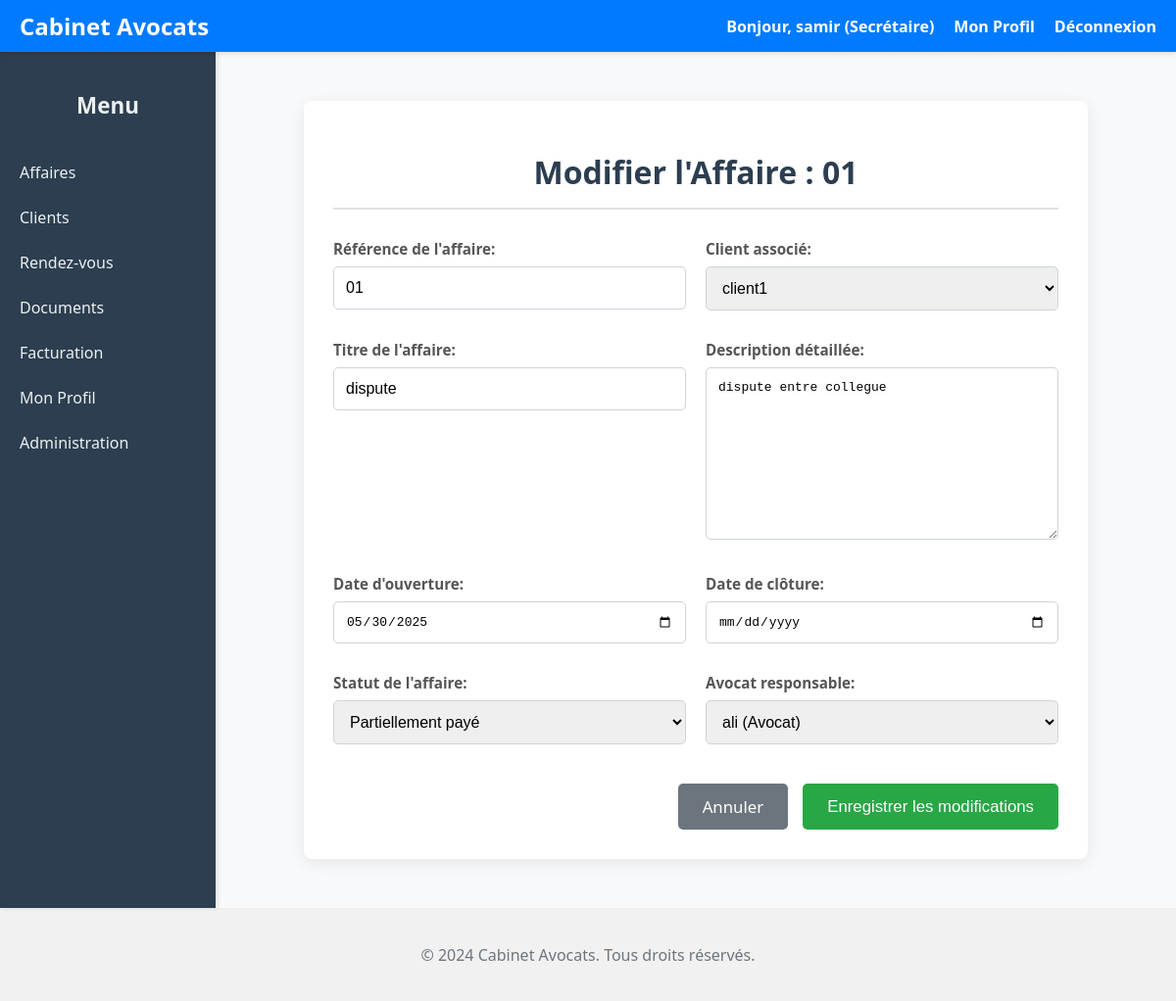
Page /clients/1/dossiers/1/modifier/ (signed in) on the committed database.
### utilisateurs/models.py (models this page shows, shortened)
class Utilisateur(AbstractUser):
    ROLE_CHOICES = [
        ("AVOCAT", "Avocat"),
        ("SECRETAIRE", "Secrétaire")
    ]
    adresse = models.TextField()
    telephone = models.CharField(max_length=12, null=True, blank=True)
    role = models.CharField( max_length=20, choices=ROLE_CHOICES, default="SECRETAIRE", # Rôle par défaut si non spécifié
        verbose_name="Rôle",
        help_text="Le rôle de l'utilisateur au sein du cabinet (Avocat ou Secrétaire)."
    )
    groups = models.ManyToManyField( Group, verbose_name='groupes', blank=True, help_text='Les groupes auxquels cet utilisateur appartient. Un utilisateur '
                  'obtiendra toutes les permissions accordées à chacun de ses groupes.',
        related_name="utilisateur_set",  # Nom unique pour éviter les conflits
        related_query_name="utilisateur",
    )
    user_permissions = models.ManyToManyField( Permission, verbose_name='permissions utilisateur', blank=True, help_text='Permissions spécifiques pour cet utilisateur.',
        related_name="utilisateur_set",  # Nom unique pour éviter les conflits
        related_query_name="utilisateur",
    )
    class Meta:
        verbose_name = "Utilisateur"
        verbose_name_plural = "Utilisateurs"
        ordering = ['username'] # Tri par nom d'utilisateur par défaut
    def __str__(self):
        if self.first_name and self.last_name:
            return f"{self.first_name} {self.last_name} ({self.get_role_display()})"
        return f"{self.username} ({self.get_role_display()})"

### affaire/models.py (models this page shows, shortened)
class Affaire(models.Model):
    STATUT_CHOICES = [
        ('EN_ATTENTE', 'En attente'),
        ('PAYE', 'Payé'),
        ('PARTIELLEMENT_PAYE', 'Partiellement payé'),
        ('ANNULE', 'Annulé'),
        ('CLOTURE', 'Clôturé'),
    ]
    client = models.ForeignKey( Client, on_delete=models.CASCADE, verbose_name="Client associé", related_name="affaires")
    reference = models.CharField( max_length=50, unique=True, verbose_name="Référence de l'affaire")
    date_ouverture = models.DateField( verbose_name="Date d'ouverture", null=True, blank=True)
    statut = models.CharField( max_length=20, choices=STATUT_CHOICES, verbose_name="Statut de l'affaire", default='EN_ATTENTE')
    description = models.TextField( verbose_name="Description détaillée", blank=True )
    avocat_responsable = models.ForeignKey(
        Utilisateur,  # Utilisation de votre modèle personnalisé
        on_delete=models.SET_NULL,
        null=True,
        blank=True,
        verbose_name="Avocat responsable",
        related_name="affaires_en_charge",
        limit_choices_to={'role': 'AVOCAT'}  # Restreint le choix aux utilisateurs avec rôle AVOCAT
    )
    titre = models.CharField( max_length=200, verbose_name="Titre de l'affaire" )
    date_cloture = models.DateField( verbose_name="Date de clôture", null=True, blank=True )
    frais = models.DecimalField( max_digits=10, decimal_places=2, verbose_name="Frais juridiques", default=0.00, validators=[MinValueValidator(0)] )
    class Meta:
        verbose_name = "Affaire"
        verbose_name_plural = "Affaires"
        ordering = ['-date_ouverture']
        permissions = [
            ("changer_statut", "Peut modifier le statut des affaires"),
            ("voir_toutes_affaires", "Peut voir toutes les affaires (même celles des autres avocats)"),
        ]

### affaire/views.py (the view)
# urls.py: path('<int:pk>/modifier/', views.modifier_affaire, name='modifier_affaire'),
@login_required
def modifier_affaire(request, pk):
    affaire = get_object_or_404(Affaire, pk=pk)
    if request.method == 'POST':
        form = AffaireForm(request.POST, instance=affaire)
        if form.is_valid():
            form.save()
            messages.success(request, 'L\'affaire a été mise à jour avec succès !')
            return redirect('affaire:detail_affaire', pk=affaire.pk)
        else:
            messages.error(request, 'Veuillez corriger les erreurs dans le formulaire.')
    else:
        form = AffaireForm(instance=affaire)
    return render(request, 'affaire/affaire_form.html', {'form': form, 'titre_page': 'Modifier l\'Affaire'})

### affaire/forms.py
class AffaireForm(forms.ModelForm):
    class Meta:
        model = Affaire
        fields = ['reference', 'client', 'titre', 'description', 'date_ouverture', 'date_cloture', 'statut', 'avocat_responsable']
        widgets = {
            'date_ouverture': forms.DateInput(attrs={'type': 'date'}),
            'date_cloture': forms.DateInput(attrs={'type': 'date'}),
        }
    def __init__(self, *args, **kwargs):
        super().__init__(*args, **kwargs)
        self.fields['client'].queryset = Client.objects.all().order_by('nom')
        self.fields['avocat_responsable'].queryset = Utilisateur.objects.filter(role='AVOCAT').order_by('first_name')

### clients/models.py (called while the page is built)
    def __str__(self):
        return self.nom

### affaire/templates/affaire/affaire_form.html (shortened to what this page needs)
{% extends "base.html" %}
{% block content %}
    <div class="form-container">
        <h1>
            {% if form.instance.pk %}
                Modifier l'Affaire : {{ form.instance.reference }}
            {% else %}
                Créer une nouvelle Affaire
            {% endif %}
        </h1>
        <form method="post">
            <div class="form-row">
                {% for field in form %}
                    {% if field.name != 'id' %}
                        <div class="form-group">
                            {{ field.label_tag }}
                            {{ field }}
                        </div>
                    {% endif %}
                {% endfor %}
            </div>
            <div class="button-group">
                <a href="{% url 'affaire:liste_affaires' %}" class="btn-cancel">Annuler</a>
                <button type="submit">
                    {% if form.instance.pk %}
                        Enregistrer les modifications
                    {% else %}
                        Créer l'Affaire
                    {% endif %}
                </button>
            </div>
        </form>
    </div>
{% endblock %}

### templates/base.html (shortened to what this page needs)
<!DOCTYPE html>
<html lang="fr">
<head>
</head>
<body>
    <header>
        <a href="{% url 'affaire:liste_affaires' %}" class="app-title">Cabinet Avocats</a>
        <nav id="mainNav">
            {% if user.is_authenticated %}
                <span>Bonjour, {{ user.first_name|default:user.username }} ({{ user.get_role_display }})</span>
                <a href="{% url 'utilisateurs:profil' %}">Mon Profil</a>
                <a href="{% url 'utilisateurs:logout' %}">Déconnexion</a>
            {% else %}
                <a href="{% url 'utilisateurs:login' %}">Connexion</a>
            {% endif %}
        </nav>
    </header>
    <div class="main-wrapper">
        <aside class="sidebar" id="sidebar">
            {% include '_sidebar.html' %}
        </aside>
        <main class="content-wrapper">
            {% block content %}{% endblock %}
        </main>
    </div>
    <footer>
        <p>&copy; 2024 Cabinet Avocats. Tous droits réservés.</p>
    </footer>
</body>
</html>

### templates/base.html (style rules this page uses)
body { font-family: 'Segoe UI', Tahoma, Geneva, Verdana, sans-serif; margin: 0; background-color: #f8f9fa; color: #343a40; display: flex; min-height: 100vh; flex-direction: column; }
header { background-color: #007bff; padding: 10px 20px; color: white; display: flex; justify-content: space-between; align-items: center; box-shadow: 0 2px 5px rgba(0,0,0,0.1); flex-shrink: 0; position: sticky; top: 0; z-index: 1000; }
header .app-title { font-size: 1.5em; font-weight: bold; color: white; text-decoration: none; flex-shrink: 0; }
header nav { display: flex; gap: 20px; align-items: center; }
header nav a, header nav span { color: white; text-decoration: none; font-weight: bold; transition: color 0.3s ease; white-space: nowrap; }
.main-wrapper { display: flex; flex-grow: 1; }
.sidebar { width: 220px; background-color: #2c3e50; color: white; padding: 20px 0; box-shadow: 2px 0 5px rgba(0,0,0,0.1); flex-shrink: 0; transition: transform 0.3s ease-in-out; overflow-y: auto; z-index: 999; }
.content-wrapper { flex-grow: 1; padding: 20px; overflow-y: auto; }
footer { text-align: center; margin-top: auto; padding: 20px; color: #6c757d; border-top: 1px solid #eee; background-color: #f1f1f1; flex-shrink: 0; }
@media (min-width: 1025px) { .sidebar { width: 220px; } }
@media (min-width: 1025px) { .content-wrapper { padding: 20px; } }

### affaire/templates/affaire/affaire_form.html (style rules this page uses)
.form-container { background-color: #ffffff; padding: 30px; border-radius: 8px; box-shadow: 0 4px 15px rgba(0, 0, 0, 0.08); max-width: 800px; margin: 30px auto; box-sizing: border-box; }
h1 { color: #2c3e50; text-align: center; margin-bottom: 30px; font-size: 2em; border-bottom: 2px solid #e0e0e0; padding-bottom: 15px; }
.form-row { display: flex; flex-wrap: wrap; gap: 20px; margin-bottom: 15px; }
.form-group { flex: 1; min-width: 280px; margin-bottom: 10px; }
label { display: block; margin-bottom: 8px; font-weight: bold; color: #555; font-size: 0.95em; }
input[type="text"], input[type="date"], input[type="number"], textarea, select { width: 100%; padding: 12px; border: 1px solid #ced4da; border-radius: 5px; box-sizing: border-box; font-size: 1em; transition: border-color 0.3s ease, box-shadow 0.3s ease; }
textarea { resize: vertical; min-height: 100px; }
.button-group { display: flex; justify-content: flex-end; gap: 15px; margin-top: 30px; }
button[type="submit"], .btn-cancel { padding: 12px 25px; border: none; border-radius: 5px; cursor: pointer; font-size: 1.05em; transition: background-color 0.3s ease, transform 0.2s ease; }
button[type="submit"] { background-color: #28a745; color: white; }
.btn-cancel { background-color: #6c757d; color: white; text-decoration: none; display: inline-block; }

### rows in the picture
Utilisateur: first_name "samir", role "Secrétaire"
Affaire: instance.reference "01", form "01" "client1" "dispute" "dispute entre collegue" "05/30/2025" "Partiellement payé" "ali (Avocat)"

### other values in the picture
{{ field.label_tag }} "Référence de l'affaire:" "Client associé:" "Titre de l'affaire:" "Description détaillée:" "Date d'ouverture:" "Date de clôture:" "Statut de l'affaire:" "Avocat responsable:"
